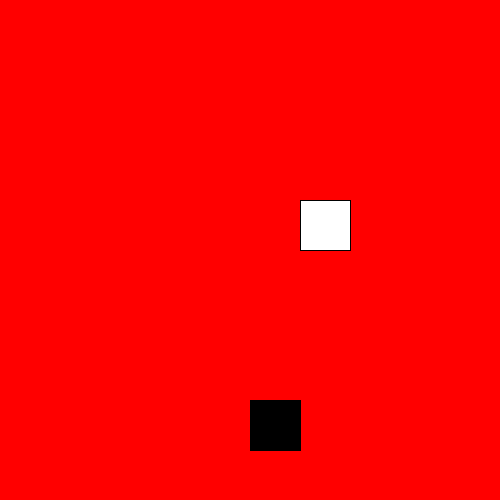
Frame 1 (no input)
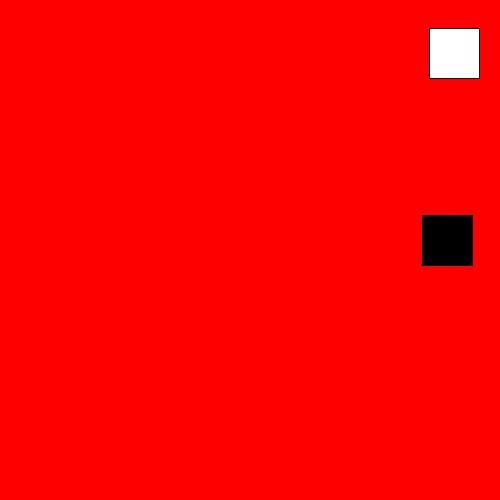
Frame 60 (the mouse pressed at the canvas centre just before this capture)
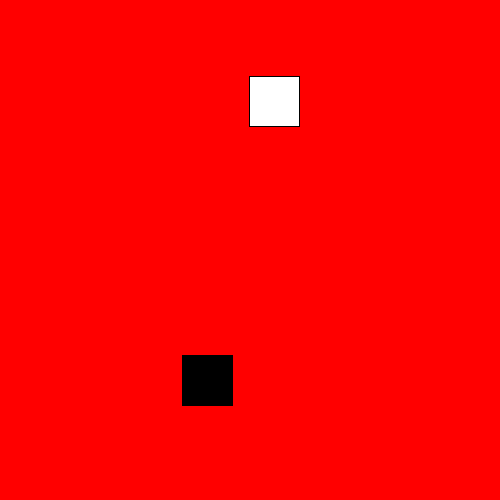
Frame 120 (the mouse held since frame 60 and released just before this capture)

The Processing sketch that drew these frames (run headless with seeded random() and noise(); from frame 60 on, the mouse is pressed at the canvas centre):

// Processing sketch: CompSci_031
// ── CompSci_031.pde
float rectX, rectY, rectWidth=50, rectHeight=50, rectHorizSpeed=3, rectVertSpeed=4;
boolean moveUp=true, moveRight=true; 
float rect2X, rect2Y, rect2Width=50, rect2Height=50, rect2HorizSpeed=4, rect2VertSpeed=5;
boolean moveUp2=false, moveRight2=true; 

void setup() {
  size(500, 500);
  rectX=width*.6;
  rectY=height*.4;
  rect2X=width*0.5;
  rect2Y=height*0.8;
}
void draw() {
  background(255, 0, 0);
  fill(255);
  rect(rectX, rectY, rectWidth, rectHeight);
  fill(0);
  rect(rect2X, rect2Y, rect2Width, rect2Height);
  if (moveUp) {
    rectY-=rectVertSpeed;
  } else {
    rectY+=rectVertSpeed;
  }
  if (moveUp2) {
    rect2Y-=rect2VertSpeed;
  } else {
    rect2Y+=rect2VertSpeed;
  }
  if (moveRight) {
    rectX+=rectHorizSpeed;
  } else {
    rectX-=rectHorizSpeed;
  }
  if (moveRight2) {
    rect2X+=rect2HorizSpeed;
  } else {
    rect2X-=rect2HorizSpeed;
  }
  if (rectY<0) {
    moveUp=false;
  }
  if (rectY + rectHeight >height) {
    moveUp=true;
  }
  if (rectX<0) {
    moveRight=true;
  }
  if (rectX + rectWidth >width) {
    moveRight=false;
  }
  if (rect2Y<0) {
    moveUp2=false;
  }
  if (rect2Y + rect2Height >height) {
    moveUp2=true;
  }
  if (rect2X<0) {
    moveRight2=true;
  }
  if (rect2X + rect2Width >width) {
    moveRight2=false;
  }  
  if (dist(rectX, 0, rect2X, 0)<rectWidth && dist(0, rectY, 0, rect2Y) < dist(rectX, 0, rect2X, 0)) {
    if (moveRight) {
      moveRight = false;
    } else {
      moveRight = true;
    }
    if (moveRight2) {
      moveRight2 = false;
    } else {
      moveRight2=true;
    }
  }
  if (dist(0, rectY, 0, rect2Y)<rectHeight && dist(rectX, 0, rect2X, 0)<dist(0, rectY, 0, rect2Y)) {
    if (moveUp) {
      moveUp = false;
    } else {
      moveUp = true;
    }
    if (moveUp2) {
      moveUp2 = false;
    } else {
      moveUp2=true;
    }
  }
}
